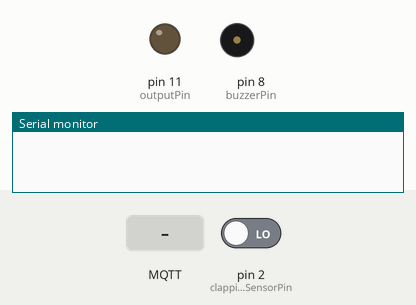
Recording of a sketch running on a simulated Arduino Uno, built for the host (arithmetic inside an expression is 32-bit, double 64-bit). On the bench: output pins drawn as LEDs (lit = HIGH), buzzer (waves = sounding, pin HIGH), the last lines printed to the serial monitor. The test bench sets the inputs (shaded band); at power-on: pin 2 (clappingSensorPin) LOW. WiFi joins after 1.5 s; servers stay silent unless stated; network time is answered at once with the bench clock; storage starts empty; no MQTT or app messages arrive unless stated.

Above: at 0.0 s.
At 2.8 s:
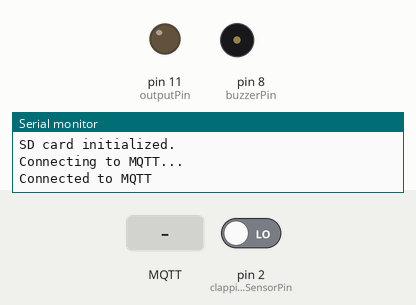
2.9 s: MQTT message "1" arrives on the first subscribed topic
At 3.75 s:
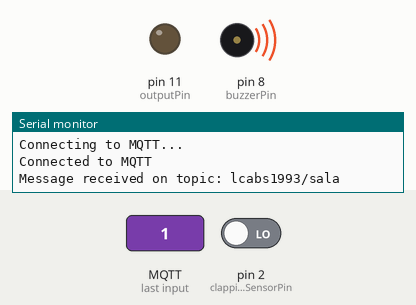
6.4 s: MQTT message "on" arrives on the first subscribed topic
9.9 s: MQTT message "off" arrives on the first subscribed topic
Timing chart, 0 to 19.4 s (numbered marks = the images above; inputs shaded):
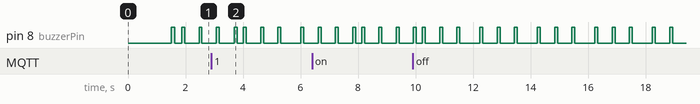

The sketch:

main.ino
```cpp
#include <SPI.h>
#include <Ethernet.h>
#include <EthernetClient.h>
#include <PubSubClient.h>
#include <SD.h>
#include <Time.h>
#include <EthernetUdp.h>
#include <NTPClient.h>

// Define the MAC address, IP address, and MQTT broker details
byte mac[] = {0x00, 0xAA, 0xBB, 0xCC, 0xDE, 0x02};
IPAddress ip(192, 168, 0, 105);
const char* mqtt_server = "broker.hivemq.com";
const int mqtt_port = 1883;
const char* mqtt_topic = "lcabs1993/arduino";
const char* mqtt_topic_sala = "lcabs1993/sala";
const char* mqtt_topic_escritorio = "lcabs1993/escritorio";
const char* mqtt_topic_quarto = "lcabs1993/quarto";

EthernetClient ethClient;
PubSubClient client(ethClient);

const int buzzerPin = 8; // Changed to pin 8
const int outputPin = 11; // Set as an output with initial LOW state
const int clappingSensorPin = 2; // Modify to the actual pin you're using for the sensor

// SD card
const int chipSelect = 4; // Change this to your SD card's chip select pin
File dataFile;

// NTP
EthernetUDP udp;
NTPClient ntpClient(udp, "pool.ntp.org", -3 * 3600, 60000); // GMT -3

bool clapDetected = false;
unsigned long lastPayloadTime = 0;

void setup() {
  // Start Serial communication
  Serial.begin(9600);

  // Initialize Ethernet and MQTT
  Ethernet.begin(mac, ip);
  delay(1500);  // Allow time for Ethernet to initialize
  client.setServer(mqtt_server, mqtt_port);
  client.setCallback(callback);

  // Initialize the buzzer pin as an output (active HIGH)
  pinMode(buzzerPin, OUTPUT);
  digitalWrite(buzzerPin, HIGH); // Set the buzzer to initial HIGH state

  // Initialize the output pin as an output with initial LOW state
  pinMode(outputPin, OUTPUT);
  digitalWrite(outputPin, LOW); // Set the output pin to initial LOW state

  // Initialize the clapping sensor pin as an input
  pinMode(clappingSensorPin, INPUT);

  // Initialize the SD card
  if (SD.begin(chipSelect)) {
    Serial.println("SD card initialized.");
    // Beep the buzzer twice rapidly (active HIGH)
    beepBuzzer();
  } else {
    Serial.println("SD card initialization failed.");
    return;
  }

  // Connect to MQTT broker and subscribe to topics
  connectToMqtt();
}

void loop() {
  // Maintain MQTT connection
  if (!client.connected()) {
    connectToMqtt();
  }
  client.loop();

  // Check Ethernet connection and ping www.google.com
  if (Ethernet.linkStatus() == LinkON) {
    if (pingGoogle()) {
      // Ping successful, generate three short beeps (active HIGH)
      for (int i = 0; i < 3; i++) {
        beepBuzzer();
        delay(500); // Delay between beeps
      }
    }
  }

  // Update NTP client
  ntpClient.update();

  // Check for clapping sensor input
  int sensorValue = digitalRead(clappingSensorPin);
  if (sensorValue == HIGH) {
    // Clap detected, generate a short beep (active HIGH)
    beepBuzzer();
    clapDetected = true;
  }

  // Check if a payload with "salaoff" was received
  if (clapDetected && (millis() - lastPayloadTime) <= 10000) {
    // Within 10 seconds of receiving "salaoff," publish "salaon" to topic "lcabs1993/sala"
    client.publish(mqtt_topic_sala, "salaon");
    clapDetected = false; // Reset clap detection
  }
}

bool pingGoogle() {
  EthernetClient client;
  if (client.connect("www.google.com", 80)) {
    client.println("GET /search?q=arduino HTTP/1.0");
    client.println();
    return true;
  } else {
    return false;
  }
}

void callback(char* topic, byte* payload, unsigned int length) {
  Serial.print("Message received on topic: ");
  Serial.println(topic);

  // Activate the buzzer for a short beep (active HIGH)
  beepBuzzer();

  // Get the current timestamp
  lastPayloadTime = millis();

  Serial.print("Payload: ");
  for (int i = 0; i < length; i++) {
    Serial.print((char)payload[i]);
  }
  Serial.println();

  // Write the payload and timestamp to the SD card
  dataFile = SD.open("mqtt_log.txt", FILE_WRITE);
  if (dataFile) {
    char timestamp[20];
    snprintf(timestamp, sizeof(timestamp), "[%lu] ", lastPayloadTime);
    dataFile.print(timestamp);
    dataFile.print("Topic: ");
    dataFile.println(topic);
    dataFile.print("Payload: ");
    for (int i = 0; i < length; i++) {
      dataFile.write(payload[i]);
    }
    dataFile.println();
    dataFile.close();
  } else {
    Serial.println("Error opening file.");
  }
}

void connectToMqtt() {
  while (!client.connected()) {
    Serial.println("Connecting to MQTT...");
    if (client.connect("ArduinoClient")) {
      Serial.println("Connected to MQTT");
      // Subscribe to additional topics
      client.subscribe(mqtt_topic_sala);
      client.subscribe(mqtt_topic_escritorio);
      client.subscribe(mqtt_topic_quarto);
    } else {
      Serial.print("Failed, rc=");
      Serial.print(client.state());
      Serial.println(" Retrying in 5 seconds...");
      delay(5000);
    }
  }
}

void beepBuzzer() {
  digitalWrite(buzzerPin, HIGH);
  delay(100); // Beep duration
  digitalWrite(buzzerPin, LOW);
}
```
